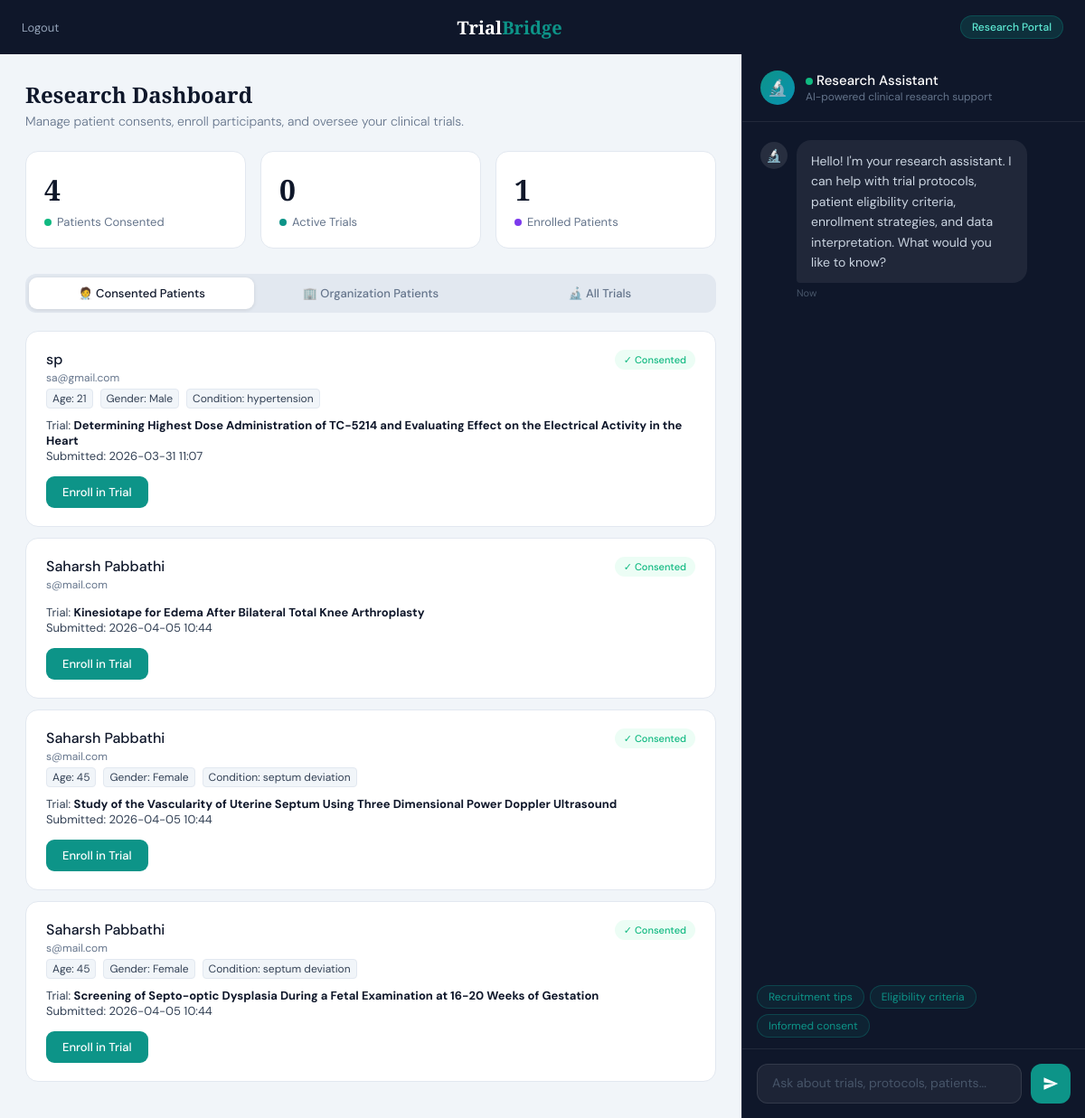
The page /doctor (signed in) on the database its author committed.
### tables this page shows
CREATE TABLE consents (
                    id INTEGER PRIMARY KEY AUTOINCREMENT,
                    patient_name TEXT,
                    patient_email TEXT,
                    condition TEXT,
                    patient_age TEXT,
                    patient_gender TEXT,
                    trial_id TEXT,
                    trial_title TEXT,
                    decision TEXT,
                    timestamp TEXT,
                    enrolled BOOLEAN
                 );

### app.py (the view, shortened to what this page needs)
@app.route("/doctor", methods=["GET", "POST"])
def doctor():
    if session.get("role") != "doctor":
        return redirect(url_for("doctor_login"))
    organization = session.get("organization")
    conn = get_db_connection()
    all_consents = [dict(row) for row in conn.execute("SELECT * FROM consents").fetchall()]
    org_patients = []
    if organization:
        org_patients = [dict(row) for row in conn.execute("SELECT * FROM patients WHERE organization = ?", (organization,)).fetchall()]
    patient_count = conn.execute("SELECT COUNT(*) FROM patients").fetchone()[0]
    conn.close()
    accepted       = [c for c in all_consents if c["decision"] == "accepted"]
    enrolled_count = len([c for c in all_consents if c.get("enrolled")])
    search_query = ""
    trials_to_show = ALL_TRIALS[:50]
    print(f"[DOCTOR PAGE] Showing {len(accepted)} accepted consents. Search query: '{search_query}'")
    return render_template("doctor.html",
        trials         = trials_to_show,
        consents       = accepted,
        enrolled_count = enrolled_count,
        active_trials  = len(ACTIVE_TRIALS),
        patient_count  = patient_count,
        search_query   = search_query,
        all_consents   = all_consents,
        org_patients   = org_patients,
        organization   = organization
    )

### app.py (called while the page is built)
def get_db_connection():
    import sqlite3
    conn = sqlite3.connect(DB_FILE)
    conn.row_factory = sqlite3.Row
    return conn

### templates/doctor.html (shortened to what this page needs)
<!DOCTYPE html>
<html lang="en">
<head>
</head>
<body>
  <nav>
    <a href="/logout" class="nav-back">Logout</a>
    <a href="/" class="nav-brand">Trial<span>Bridge</span></a>
    <span class="nav-badge">Research Portal</span>
  </nav>
  <div class="layout">
    <div class="main-panel">
      <h2 class="panel-title">Research Dashboard</h2>
      <p class="panel-sub">Manage patient consents, enroll participants, and oversee your clinical trials.</p>
      <div class="stats-row">
        <div class="stat-card">
          <div class="stat-num" id="statTotal">{{ consents|length }}</div>
          <div class="stat-label"><span class="stat-dot" style="background:#10b981"></span>Patients Consented</div>
        </div>
        <div class="stat-card">
          <div class="stat-num">{{ active_trials }}</div>
          <div class="stat-label"><span class="stat-dot" style="background:#0d9488"></span>Active Trials</div>
        </div>
        <div class="stat-card">
          <div class="stat-num" id="statEnrolled">{{ enrolled_count }}</div>
          <div class="stat-label"><span class="stat-dot" style="background:#7c3aed"></span>Enrolled Patients</div>
        </div>
      </div>
      <div class="tabs">
        <button class="tab active" onclick="switchTab('consents', this)">🧑‍⚕️ Consented Patients</button>
        <button class="tab" onclick="switchTab('org-patients', this)">🏢 Organization Patients</button>
        <button class="tab" onclick="switchTab('trials', this)">🔬 All Trials</button>
      </div>
      <div class="tab-content active" id="tab-consents">
        {% if consents %}
        {% for c in consents %}
        <div class="consent-card" id="ccard-{{ loop.index }}">
          <div class="consent-card-header">
            <div>
              <div class="patient-name">{{ c.patient_name }}</div>
              <div class="patient-email">{{ c.patient_email }}</div>
              <div class="patient-details"
                style="font-size: 12px; color: var(--slate); margin-top: 4px; display: flex; gap: 8px; flex-wrap: wrap;">
                {% if c.patient_age or c.patient_gender or c.condition %}
                {% if c.patient_age %}<span
                  style="background:var(--bg); padding:2px 6px; border-radius:4px; border:1px solid var(--border);">Age:
                  {{ c.patient_age }}</span>{% endif %}
                {% if c.patient_gender %}<span
                  style="background:var(--bg); padding:2px 6px; border-radius:4px; border:1px solid var(--border);">Gender:
                  {{ c.patient_gender }}</span>{% endif %}
                {% if c.condition %}<span
                  style="background:var(--bg); padding:2px 6px; border-radius:4px; border:1px solid var(--border);">Condition:
                  {{ c.condition }}</span>{% endif %}
                {% endif %}
              </div>
            </div>
            <span class="status-chip accepted" id="chip-{{ loop.index }}">✓ Consented</span>
          </div>
          <div class="consent-meta">
            Trial: <strong>{{ c.trial_title }}</strong><br>
            Submitted: {{ c.timestamp }}
          </div>
          <button class="btn-enroll" id="enroll-btn-{{ loop.index }}"
            onclick="enrollPatient('{{ c.patient_email }}_{{ c.trial_id }}', {{ loop.index }})">
            Enroll in Trial
          </button>
        </div>
        {% endfor %}
        {% else %}
        <div class="empty-state">
          <div class="empty-icon">📋</div>
          <p>No patients have consented yet.<br>
            Share the patient portal link so patients can review and consent to trials.</p>
        </div>
        {% endif %}
      </div>
    </div>
    <div class="chat-panel">
      <div class="chat-header">
        <div class="chat-avatar">🔬</div>
        <div class="chat-header-info">
          <h3><span class="online-dot"></span>Research Assistant</h3>
          <p>AI-powered clinical research support</p>
        </div>
      </div>
      <div class="chat-messages" id="chatMessages">
        <div class="message">
          <div class="msg-avatar">🔬</div>
          <div>
            <div class="msg-bubble">Hello! I'm your research assistant. I can help with trial protocols, patient
              eligibility criteria, enrollment strategies, and data interpretation. What would you like to know?</div>
            <div class="msg-time">Now</div>
          </div>
        </div>
      </div>
      <div class="quick-prompts">
        <button class="quick-btn" onclick="quickAsk('What are best practices for patient recruitment?')">Recruitment
          tips</button>
        <button class="quick-btn" onclick="quickAsk('How do I assess patient eligibility?')">Eligibility
          criteria</button>
        <button class="quick-btn" onclick="quickAsk('What is informed consent?')">Informed consent</button>
      </div>
      <div class="chat-input-area">
        <textarea class="chat-input" id="chatInput" placeholder="Ask about trials, protocols, patients..." rows="1"
          onkeydown="if(event.key==='Enter' && !event.shiftKey){event.preventDefault(); sendMessage();}"></textarea>
        <button class="chat-send" onclick="sendMessage()">
          <svg viewBox="0 0 24 24">
            <path d="M2 21l21-9L2 3v7l15 2-15 2v7z" />
          </svg>
        </button>
      </div>
    </div>
  </div>
</body>
</html>

### rows shown on the page
consents: patient_name "sp", patient_email "sa@gmail.com", patient_age "21", patient_gender "Male", condition "hypertension", trial_title "Determining Highest Dose Administration of TC-5214 and Evaluating Effect on the Electrical Activity in the Heart", timestamp "2026-03-31 11:07"
consents: patient_name "Saharsh Pabbathi", patient_email "s@mail.com", trial_title "Kinesiotape for Edema After Bilateral Total Knee Arthroplasty", timestamp "2026-04-05 10:44"
consents: patient_name "Saharsh Pabbathi", patient_email "s@mail.com", patient_age "45", patient_gender "Female", condition "septum deviation", trial_title "Study of the Vascularity of Uterine Septum Using Three Dimensional Power Doppler Ultrasound", timestamp "2026-04-05 10:44"
consents: patient_name "Saharsh Pabbathi", patient_email "s@mail.com", patient_age "45", patient_gender "Female", condition "septum deviation", trial_title "Screening of Septo-optic Dysplasia During a Fetal Examination at 16-20 Weeks of Gestation", timestamp "2026-04-05 10:44"

### other values the page prints
{{ consents|length }} "4"
{{ active_trials }} "0"
{{ enrolled_count }} "1"
